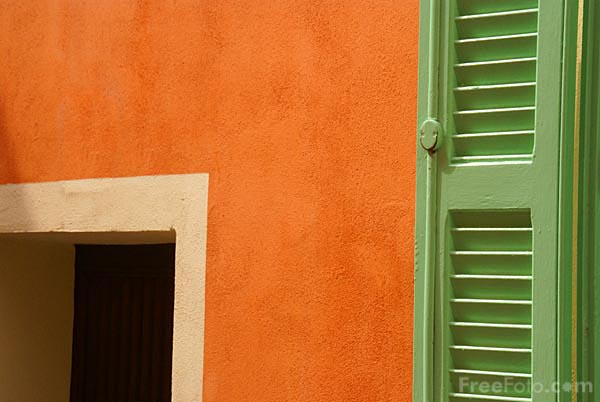
#> input picture Spektrala transformer/DTMF-detektor/teracotta-wall.jpg, 600 x 402 px
$ python Uppgift3.py
#> lines starting #> are read from the running program, lines starting #| are printed output that depends on the picture
import numpy as np
import scipy.signal
import imageio
import matplotlib.pyplot as plt

im = np.mean(imageio.imread("teracotta-wall.jpg"), axis=2)
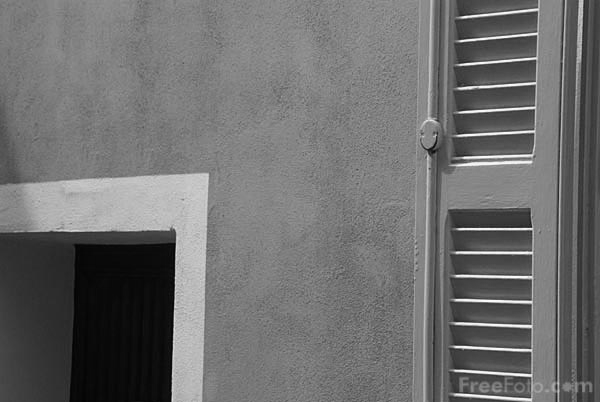
#> im: shape (402, 600) float64; min 2.33, max 250, mean 110.7

kernely = np.array([[-1,-2,-1],[0,0,0],[1,2,1]])
kernelx = np.array([[-1,0,1],[-2,0,2],[-1,0,1]])

Gx = scipy.signal.convolve2d(im, kernelx, mode='same',boundary='wrap')
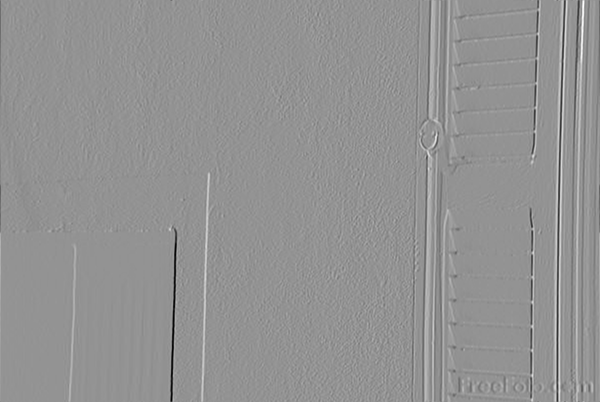
#> Gx: shape (402, 600) float64; min -844, max 618.7, mean 0; drawn with min black and max white
Gy = scipy.signal.convolve2d(im, kernely, mode='same', boundary='wrap')
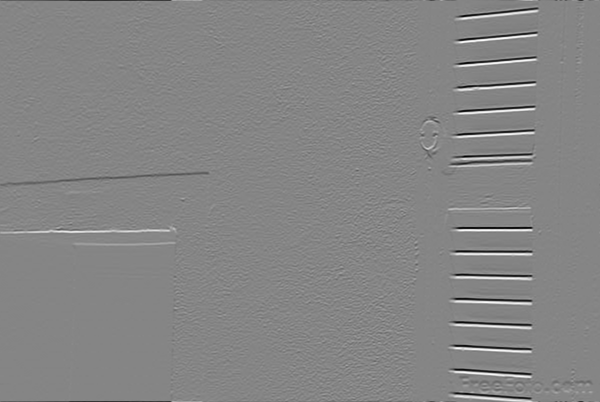
#> Gy: shape (402, 600) float64; min -861.3, max 785.7, mean 0; drawn with min black and max white

G = (Gx**2 + Gy**2)**(1/2)
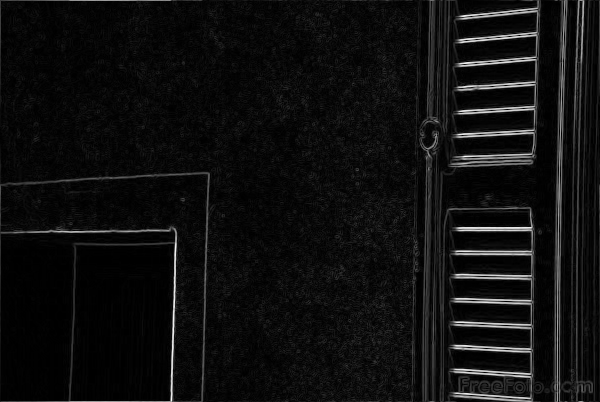
#> G: shape (402, 600) float64; min 0, max 861.8, mean 52.7; drawn with min black and max white

fig = plt.figure()
a=fig.add_subplot(2,2,1)
plt.imshow(im, cmap='gray')
a.set_title('Orginal')
a=fig.add_subplot(2,2,2)
plt.imshow(abs(Gx), cmap='gray')
a.set_title('Gx')
a=fig.add_subplot(2,2,3)
plt.imshow(Gy, cmap='gray')
a.set_title('Gy')
a=fig.add_subplot(2,2,4)
plt.imshow(G, cmap='gray')
a.set_title('G')
plt.show()
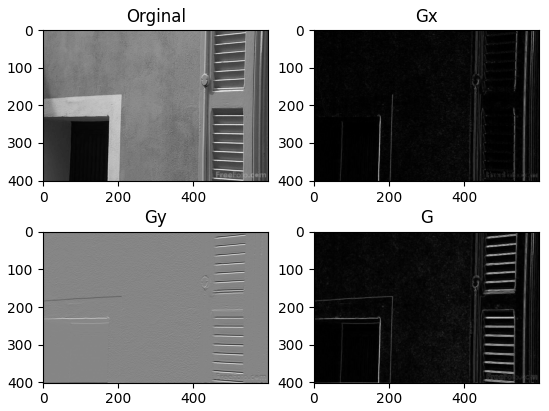
#> figure drawn by matplotlib, 4 panels
